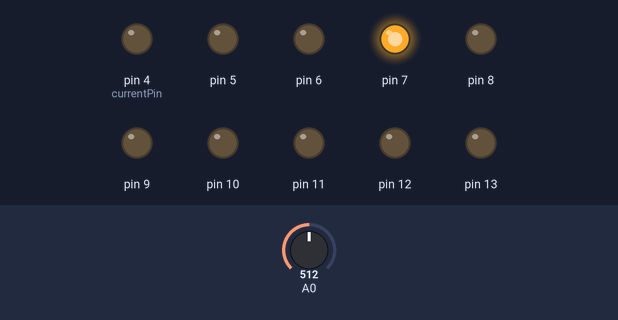
Simulated run of this sketch. Board: Arduino Uno, built with avr-gcc and run on an emulated ATmega328P. Shown: output pins drawn as LEDs (lit = HIGH). Dashed ring = blinking. The inputs (shaded band) are chosen by the test bench; at power-on: A0 = 512.

Above: at 1.3 s.
1.4 s: A0 set to 122
At 1.75 s:
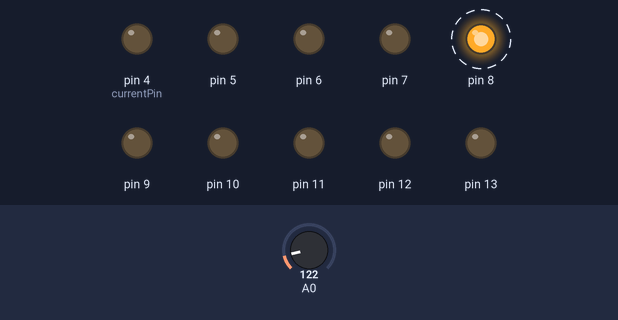
At 2.99 s:
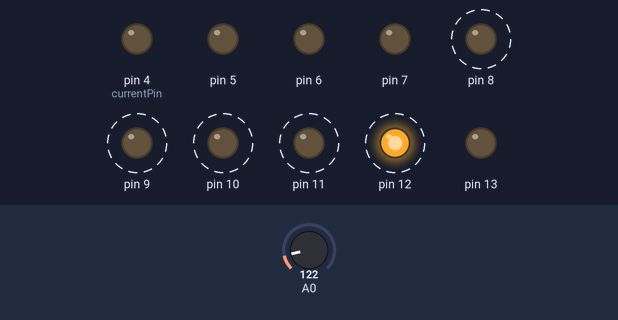
4.5 s: A0 set to 0
At 5.5 s:
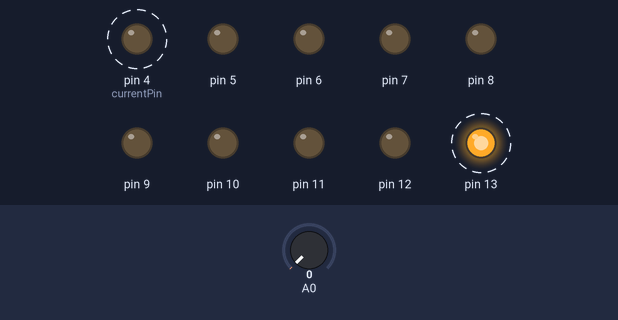
7.6 s: A0 set to 23
Timing chart, 0 to 16.7 s (numbered marks = the images above; inputs shaded):
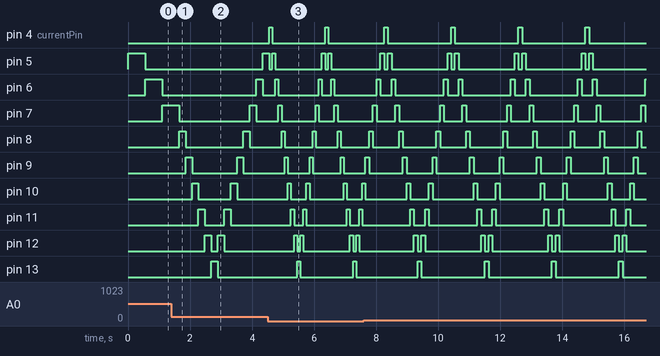

The sketch:

coBienTro.ino
```cpp
int pin = 0;      // Chân analog để đọc giá trị từ biến trở (A0)
int value = 0;     // Biến lưu giá trị đọc từ biến trở
int interval = 500;  // Khoảng thời gian giữa các lần sáng, mặc định là 500ms
int currentPin = 4;  // Chân LED hiện tại đang sáng
bool forward = true;  // Biến để kiểm tra hướng sáng (trái sang phải hay phải sang trái)

void setup()
{
  for (int pin = 4; pin <= 13; pin++)
  {
    pinMode(pin, OUTPUT);  // Cấu hình các chân từ 4 đến 13 là OUTPUT
  }
}

void loop()
{
  value = analogRead(pin);   // Đọc giá trị từ biến trở
  interval = map(value, 0, 1023, 100, 1000);  // Chuyển đổi giá trị từ 0-1023 sang khoảng 100-1000ms

  // Tắt LED hiện tại
  digitalWrite(currentPin, LOW);

  // Cập nhật chân LED tiếp theo mà không cần đợi hết thời gian
  if (forward) {
    if (currentPin < 13) {
      currentPin++;  // Tiến tới chân LED tiếp theo
    } else {
      forward = false;  // Đổi hướng sáng khi đến chân 13
      currentPin--;  // Quay lại chân 12
    }
  } else {
    if (currentPin > 4) {
      currentPin--;  // Lùi lại chân LED trước đó
    } else {
      forward = true;  // Đổi hướng sáng khi đến chân 4
      currentPin++;  // Quay lại chân 5
    }
  }

  // Sáng LED mới
  digitalWrite(currentPin, HIGH);

  delay(interval);  // Đợi một thời gian trước khi tiếp tục sáng LED tiếp theo
}
```

Measured:
- after the input at 1.4 s, pin 5: LOW → HIGH after 2.9 s; pin 6: LOW → HIGH after 2.7 s, → LOW 0.21 s later; pin 13: LOW → HIGH after 1.3 s instead of 3.0 s
- by itself, pin 4 (currentPin): alternates HIGH for 0.12 s and LOW for 2.0 s
- by itself, pin 7: repeats every 2.2 s: LOW 0.60 s, HIGH 0.12 s, LOW 1.3 s, HIGH 0.12 s
- by itself, pin 8: repeats every 2.2 s: LOW 0.84 s, HIGH 0.12 s, LOW 1.1 s, HIGH 0.12 s
- by itself, pin 9: repeats every 2.2 s: LOW 1.1 s, HIGH 0.12 s, LOW 0.84 s, HIGH 0.12 s
- by itself, pin 10: repeats every 2.2 s: HIGH 0.12 s, LOW 0.60 s, HIGH 0.12 s, LOW 1.3 s
- by itself, pin 11: repeats every 2.2 s: LOW 0.36 s, HIGH 0.12 s, LOW 1.6 s, HIGH 0.12 s
- by itself, pin 12: repeats every 2.2 s: LOW 0.12 s, HIGH 0.12 s, LOW 1.8 s, HIGH 0.12 s
